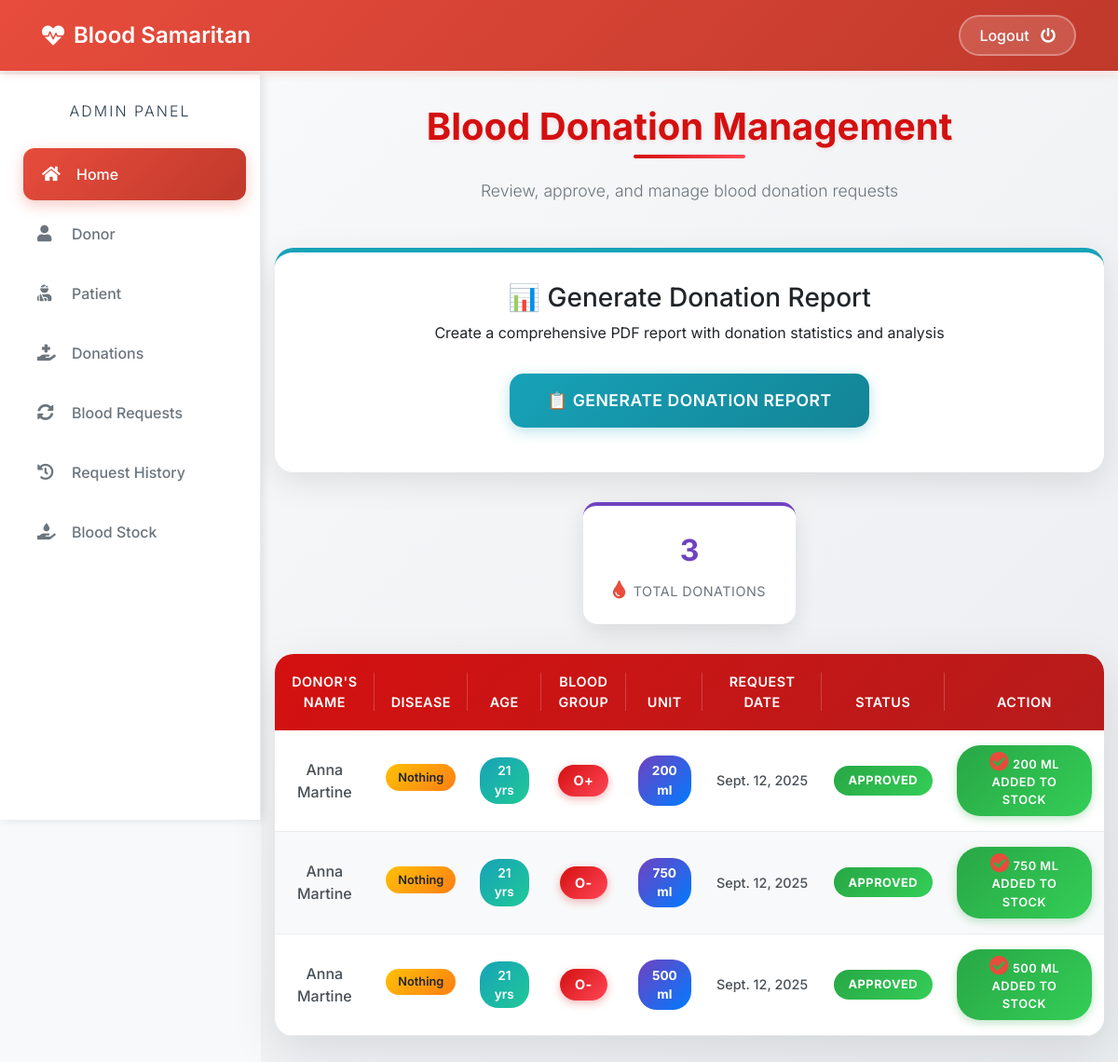
Page /admin-donation (signed in) on the earlier database version.
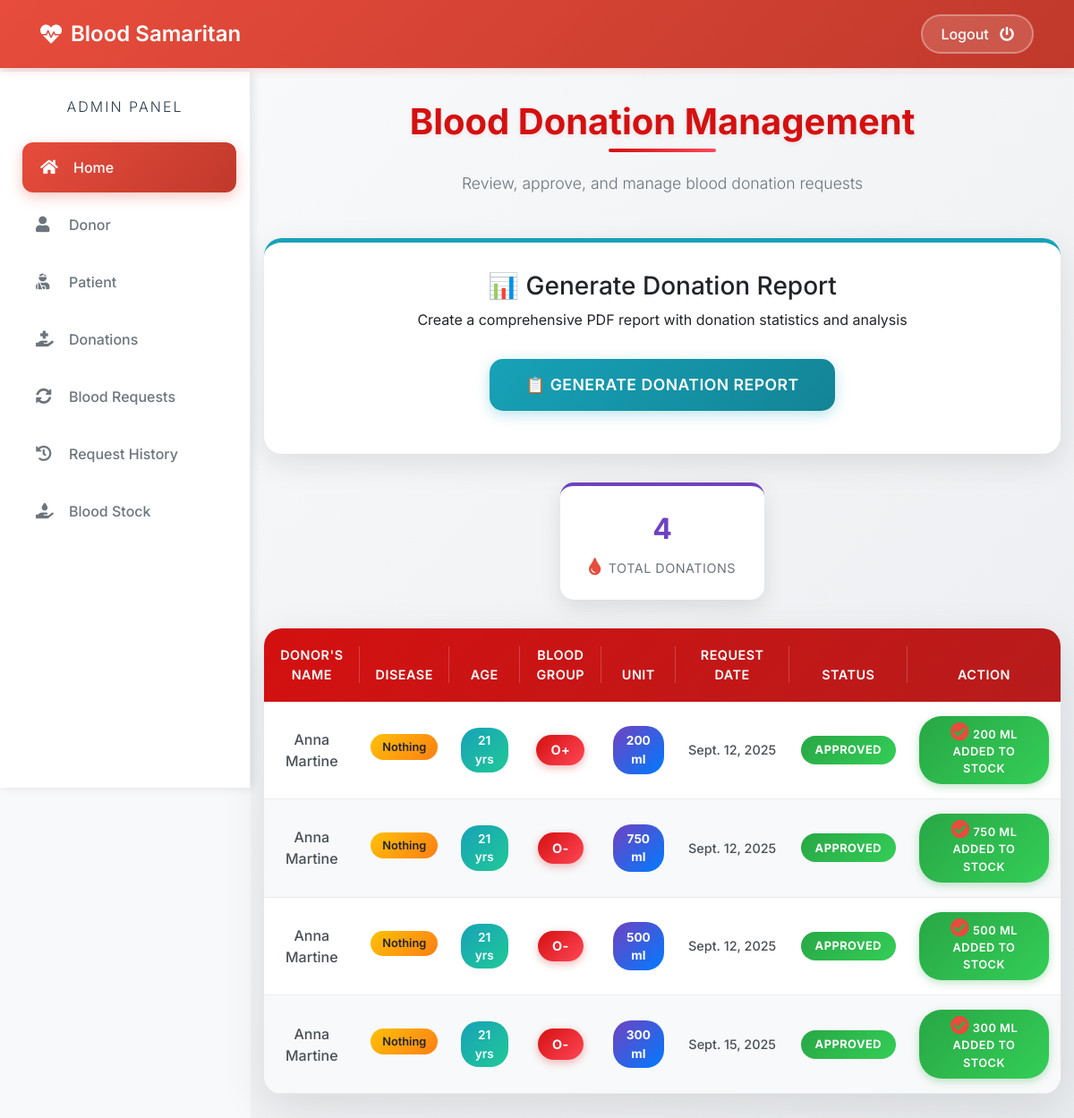
Same page on the later database version.
### donor/models.py (models this page shows, shortened)
class BloodDonate(models.Model):
    donor=models.ForeignKey(Donor,on_delete=models.CASCADE)
    disease=models.CharField(max_length=100,default="Nothing")
    age=models.PositiveIntegerField()
    bloodgroup=models.CharField(max_length=10)
    unit=models.PositiveIntegerField(default=0)
    status=models.CharField(max_length=20,default="Pending")
    date=models.DateField(auto_now=True)

class Donor(models.Model):
    user=models.OneToOneField(User,on_delete=models.CASCADE)
    profile_pic= models.ImageField(upload_to='profile_pic/Donor/',null=True,blank=True)
    bloodgroup=models.CharField(max_length=10)
    address = models.CharField(max_length=40)
    mobile = models.CharField(max_length=20,null=False)
    def __str__(self):
        return self.user.first_name

### blood/views.py (the view)
# urls.py: path('admin-donation', views.admin_donation_view,name='admin-donation'),
@login_required(login_url='adminlogin')
def admin_donation_view(request):
    donations=dmodels.BloodDonate.objects.all()
    return render(request,'blood/admin_donation.html',{'donations':donations})

### templates/blood/admin_donation.html (shortened to what the changed rows need)
{% extends 'blood/adminbase.html' %}
{% block content %}
{% load widget_tweaks %}
{%load static%}
<div class="donations-container">
    <div class="container">
        <h1 class="page-title">Blood Donation Management</h1>
        <div class="donations-stats">
            <div class="stat-card total">
                <div class="stat-number">{{ donations|length }}</div>
                <div class="stat-label">
                    <i class="fas fa-tint stat-icon"></i>Total Donations
                </div>
            </div>
        </div>
        {% if donations %}
        <div class="table-container">
            <table class="table donations-table">
                <thead>
                    <tr>
                        <th scope="col">Donor's Name</th>
                        <th scope="col">Disease</th>
                        <th scope="col">Age</th>
                        <th scope="col">Blood Group</th>
                        <th scope="col">Unit</th>
                        <th scope="col">Request Date</th>
                        <th scope="col">Status</th>
                        <th scope="col">Action</th>
                    </tr>
                </thead>
                <tbody>
                    {% for t in donations %}
                    <tr>
                        <td class="donor-name">{{t.donor}}</td>
                        <td>
                            <span class="disease-tag" title="{{t.disease}}">{{t.disease}}</span>
                        </td>
                        <td>
                            <span class="age-badge">{{t.age}} yrs</span>
                        </td>
                        <td>
                            <span class="blood-group-badge">{{t.bloodgroup}}</span>
                        </td>
                        <td>
                            <span class="unit-badge">{{t.unit}} ml</span>
                        </td>
                        <td class="date-text">{{t.date}}</td>
                        <td>
                            {% if t.status == 'Pending' %}
                                <span class="status-badge status-pending">{{t.status}}</span>
                            {% elif t.status == 'Approved' %}
                                <span class="status-badge status-approved">{{t.status}}</span>
                            {% else %}
                                <span class="status-badge status-rejected">{{t.status}}</span>
                            {% endif %}
                        </td>
                        <td>
                            {% if t.status == 'Pending' %}
                            <div class="action-buttons">
                                <a href="{% url 'approve-donation' t.id %}" class="btn-approve">
                                    <i class="fa fa-check"></i> Approve
                                </a>
                                <a href="{% url 'reject-donation' t.id %}" class="btn-reject">
                                    <i class="fa fa-times"></i> Reject
                                </a>
                            </div>
                            {% elif t.status == 'Approved' %}
                            <span class="stock-label stock-added">
                                <i class="fas fa-check-circle"></i> {{t.unit}} ml Added To Stock
                            </span>
                            {% else %}
                            <span class="stock-label stock-not-added">
                                <i class="fas fa-times-circle"></i> 0 ml Added To Stock
                            </span>
                            {% endif %}
                        </td>
                    </tr>
                    {% endfor %}
                </tbody>
            </table>
        </div>
        {% endif %}
    </div>
</div>
{% endblock content %}

Differences in the rows shown:
added BloodDonate: donor "Anna Martine", disease "Nothing", age "21", bloodgroup "O-", unit "300", date "Sept. 15, 2025", status "APPROVED"
Other differences:
{{ donations|length }}: "3" → "4"
